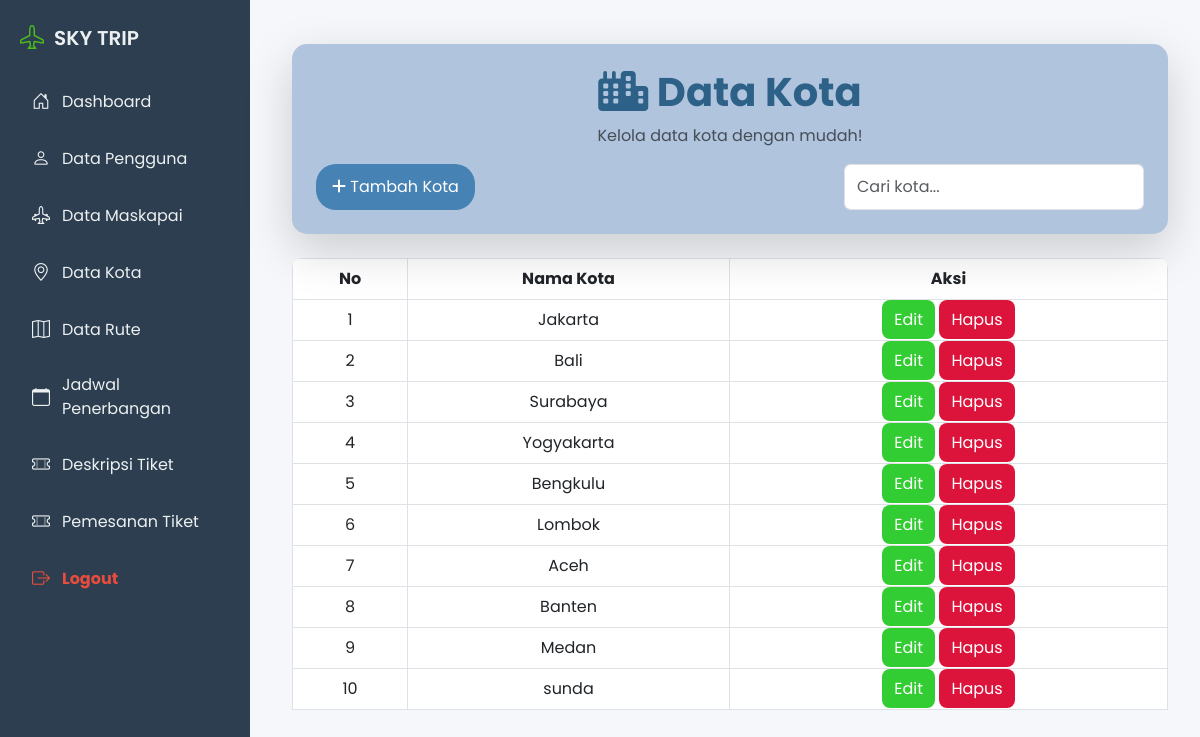
/admin/kota/index.php (signed in), run on the app's committed database.
### tables this page shows
CREATE TABLE `kota` (
  `id_kota` int(11) NOT NULL,
  `nama_kota` varchar(255) NOT NULL
);

### admin/kota/functions.php (called while the page is built, shortened)
<?php
require '../../koneksi.php';
function query($query){
    global $conn;
    $rows = [];
    $result = mysqli_query($conn, $query);
    while($row = mysqli_fetch_assoc($result)){
        $rows[] = $row;
    }
    return $rows;
}

### admin/kota/index.php (the view, shortened to what this page needs)
<?php
require 'functions.php';
$kota = query("SELECT * FROM kota");
?>
<!DOCTYPE html>
<html lang="id">
<head>
    <link href="https://cdn.jsdelivr.net/npm/bootstrap@5.3.0/dist/css/bootstrap.min.css" rel="stylesheet">
    <link rel="stylesheet" href="https://cdnjs.cloudflare.com/ajax/libs/font-awesome/6.4.0/css/all.min.css">
</head>
<body>
    <?php require '../../layouts/sidebar_admin.php'; ?>
    <div class="content">
        <div class="container mt-4">
            <div class="card p-4 shadow-lg">
                <h1 class="text-title text-center"><i class="fa fa-city"></i> Data Kota</h1>
                <p class="text-center text-muted">Kelola data kota dengan mudah!</p>
                <div class="d-flex justify-content-between">
                    <a href="tambah.php" class="btn btn-tambah"><i class="fa fa-plus"></i> Tambah Kota</a>
                    <input type="text" id="search" class="form-control search-box" placeholder="Cari kota...">
                </div>
            </div>
            <div class="table-container mt-4">
                <table class="table table-bordered text-center" id="dataTable">
                    <thead>
                        <tr>
                            <th>No</th>
                            <th>Nama Kota</th>
                            <th>Aksi</th>
                        </tr>
                    </thead>
                    <tbody>
                        <?php $no = 1; ?>
                        <?php foreach ($kota as $data) : ?>
                        <tr>
                            <td><?= $no; ?></td>
                            <td><?= htmlspecialchars($data["nama_kota"]); ?></td>
                            <td class="aksi">
                                <a href="edit.php?id=<?= $data["id_kota"]; ?>" class="edit">Edit</a>
                                <a href="hapus.php?id=<?= $data["id_kota"]; ?>" class="hapus" onclick="return confirm('Apakah anda yakin ingin menghapus data ini?')">Hapus</a>
                            </td>
                        </tr>
                        <?php $no++; ?>
                        <?php endforeach; ?>
                    </tbody>
                </table>
            </div>
        </div>
    </div>
</body>
</html>

### admin/kota/index.php (style rules this page uses)
body { background-color: #f0f8ff; font-family: 'Poppins', sans-serif; }
.content { margin-left: 260px; padding: 20px; }
.card { background-color: #b0c4de; border-radius: 15px; border: none; }
.text-title { color: #2d6187; font-weight: bold; }
.btn-tambah { background-color: #4682b4; color: white; border-radius: 20px; padding: 10px 15px; }
.table-container { margin-top: 20px; border-radius: 10px; overflow: hidden; }
th { background-color: #4682b4; color: white; padding: 12px; }
td { padding: 10px; text-align: center; }
.aksi a { padding: 8px 12px; border-radius: 8px; text-decoration: none; }
.edit { background-color: #32cd32; color: white; }
.hapus { background-color: #dc143c; color: white; }
.search-box { width: 100%; max-width: 300px; }

### layouts/sidebar_admin.php (style rules this page uses)
* { margin: 0; padding: 0; box-sizing: border-box; font-family: 'Poppins', sans-serif; }
body { display: flex; min-height: 100vh; background-color: #f5f7fa; }
.content { margin-left: 260px; padding: 20px; flex: 1; }

### data on the page
kota: nama_kota "Jakarta"
kota: nama_kota "Bali"
kota: nama_kota "Surabaya"
kota: nama_kota "Yogyakarta"
kota: nama_kota "Bengkulu"
kota: nama_kota "Lombok"
kota: nama_kota "Aceh"
kota: nama_kota "Banten"
kota: nama_kota "Medan"
kota: nama_kota "sunda"
